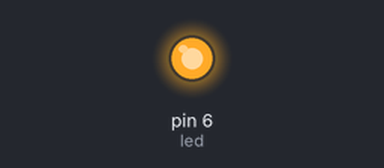
A sketch run on a simulated Arduino Uno, built with avr-gcc and run on an emulated ATmega328P. On the bench: output pins drawn as LEDs (lit = HIGH).

Above: at 0.5 s.
At 24.5 s:
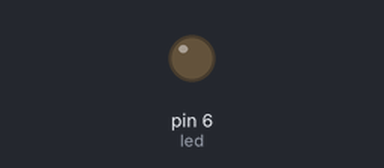
Timing chart, 0 to 39.0 s (numbered marks = the images above):
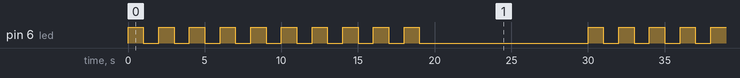

The sketch:

forexample_9.ino
```cpp
int led = 6;

void setup () {
  pinMode(led, OUTPUT);
}

void loop() {
  for (int i = 0; i < 10; i++) {
    digitalWrite(led, HIGH);
    delay(1000);
    digitalWrite(led, LOW);
    delay(1000);
  }
  delay(10000);
}
```

Measured:
- by itself, pin 6 (led): repeats every 30.0 s: 9 × (LOW 1.0 s, HIGH 1.0 s), LOW 11.0 s, HIGH 1.0 s
- by itself, everything shown: repeats every 30.0 s, in 20 steps
